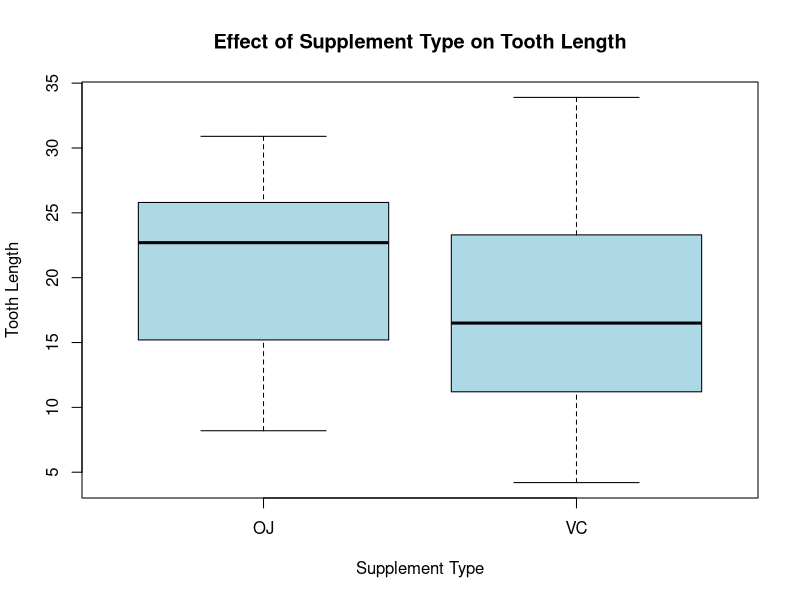
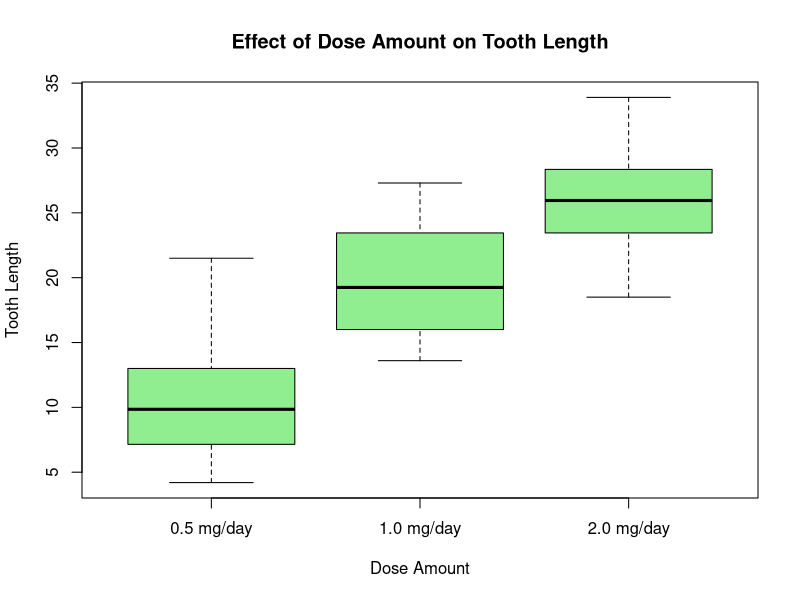
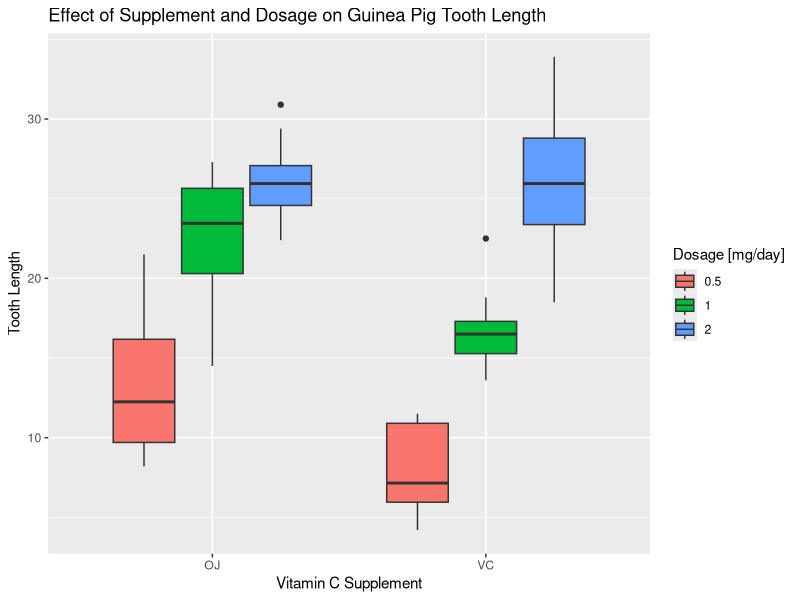

R code for these plots, in order:
## ---- chunk 1
data (ToothGrowth)
str (ToothGrowth)
pig <- ToothGrowth
## ---- chunk 2
plot (pig$supp, pig$len, xlab = "Supplement Type", ylab = "Tooth Length", main = "Effect of Supplement Type on Tooth Length", col = "lightblue")

pig_plot1_OJ <- subset (pig, supp == "OJ"); median (pig_plot1_OJ$len)
pig_plot1_VC <- subset (pig, supp == "VC"); median (pig_plot1_VC$len)
## ---- chunk 3
dose <- factor (pig$dose, levels = c (0.5, 1.0, 2.0), labels = c ("0.5 mg/day", "1.0 mg/day", "2.0 mg/day"))
plot (dose, pig$len, xlab = "Dose Amount", ylab = "Tooth Length", main = "Effect of Dose Amount on Tooth Length", col = "lightgreen")
## ---- chunk 4
library (ggplot2)
g <- ggplot (pig, aes (x = supp, y = len, fill = factor (dose)))
g + geom_boxplot () + scale_fill_discrete (name = "Dosage [mg/day]") + labs (x = "Vitamin C Supplement", y = "Tooth Length", title = "Effect of Supplement and Dosage on Guinea Pig Tooth Length")
## ---- chunk 5
pig_OJ <- subset (pig, supp == "OJ")
pig_VC <- subset (pig, supp == "VC")
t.test (pig_OJ$len, alternative = "two.sided")$conf
t.test (pig_VC$len, alternative = "two.sided")$conf
## ---- chunk 6
pig_0.5 <- subset (pig, dose == 0.5)
pig_1.0 <- subset (pig, dose == 1.0)
pig_2.0 <- subset (pig, dose == 2.0)
t.test (pig_0.5$len, alternative = "two.sided")$conf
t.test (pig_1.0$len, alternative = "two.sided")$conf
t.test (pig_2.0$len, alternative = "two.sided")$conf
## ---- chunk 7
t.test (pig_OJ$len, pig_VC$len, alternative = "two.sided", mu = 0, paired = FALSE, var.equal = FALSE)
qt (.975, 55.309)
## ---- chunk 8
pig_OJ_0.5 <- subset (pig, dose == 0.5 & supp == "OJ")
pig_VC_0.5 <- subset (pig, dose == 0.5 & supp == "VC")

t.test (pig_OJ_0.5$len, pig_VC_0.5$len, alternative = "two.sided", mu = 0, paired = FALSE, var.equal = FALSE)
qt (.975, 55.309)
## ---- chunk 9
pig_OJ_1.0 <- subset (pig, dose == 1.0 & supp == "OJ")
pig_VC_1.0 <- subset (pig, dose == 1.0 & supp == "VC")

t.test (pig_OJ_1.0$len, pig_VC_1.0$len, alternative = "two.sided", mu = 0, paired = FALSE, var.equal = FALSE)
qt (.975, 55.309)
## ---- chunk 10
pig_OJ_2.0 <- subset (pig, dose == 2.0 & supp == "OJ")
pig_VC_2.0 <- subset (pig, dose == 2.0 & supp == "VC")

t.test (pig_OJ_2.0$len, pig_VC_2.0$len, alternative = "two.sided", mu = 0, paired = FALSE, var.equal = FALSE)
qt (.975, 55.309)
